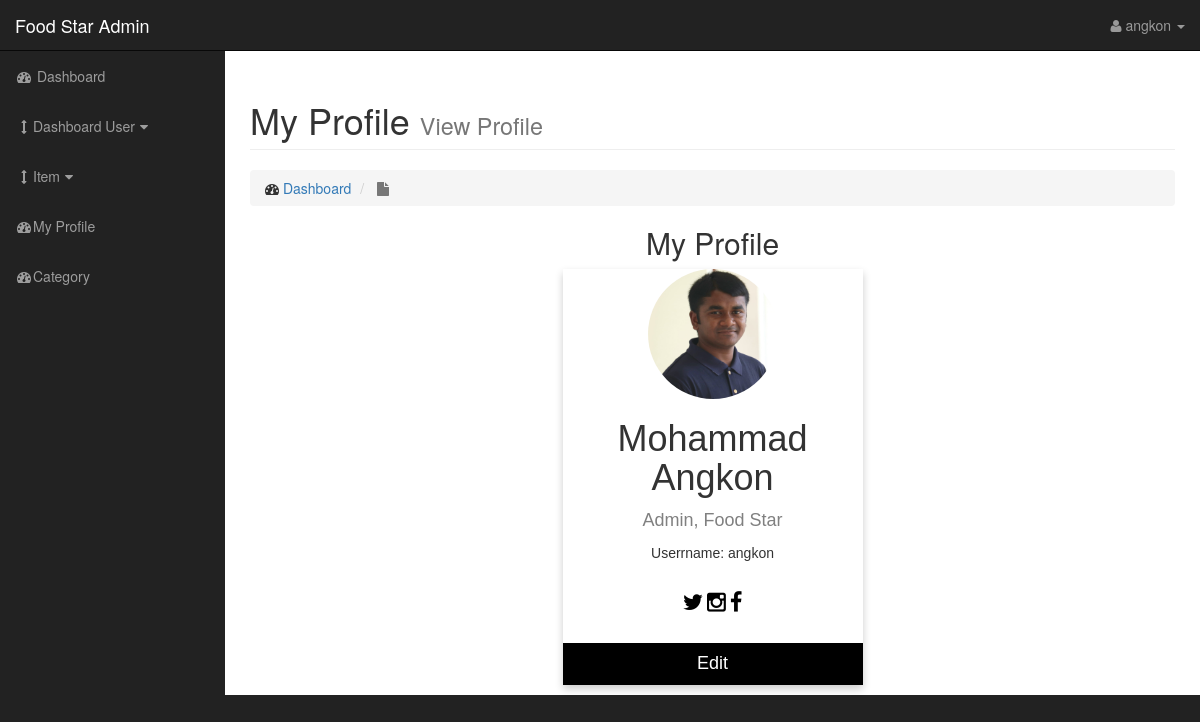
Page /admin/index.php (signed in) on the committed database.
### tables this page shows
CREATE TABLE `dashboard_user` (
  `user_id` int(11) NOT NULL,
  `user_name` varchar(255) NOT NULL,
  `user_role` varchar(255) NOT NULL,
  `user_password` varchar(255) NOT NULL,
  `user_full_name` varchar(255) DEFAULT NULL,
  `user_fb` varchar(255) DEFAULT NULL,
  `user_twiter` varchar(255) DEFAULT NULL,
  `user_insta` varchar(255) DEFAULT NULL,
  `user_img` text DEFAULT NULL
);

### lib/database.php (called while the page is built, shortened)
<?php
Class Database{
	public $host   = DB_HOST;
	public $user   = DB_USER;
	public $pass   = DB_PASS;
	public $dbname = DB_NAME;
	public $link;
	private function connectDB(){
	$this->link = new mysqli($this->host, $this->user, $this->pass, $this->dbname);
 }
	public function select($query){
		$result = $this->link->query($query) or die($this->link->error.__LINE__);
		if($result->num_rows > 0){
			return $result;
		} else {
			return false;
		}
	}
}

### lib/session.php (called while the page is built, shortened)
<?php
class Session{
	public static function get($key){
		if(isset($_SESSION[$key])){
			return $_SESSION[$key];
		}else{
			return false;
		}
	}
}
 ?>

### admin/index.php (the view, shortened to what this page needs)
<?php include "include/header.php" ?>
<?php
$useridnew=Session::get('userId');
 ?>
            <?php include "include/sidebar.php" ?>
        <div id="page-wrapper">
            <div class="container-fluid">
                <div class="row">
                    <div class="col-lg-12">
                        <h1 class="page-header">
                            My Profile
                            <small>View Profile</small>
                        </h1>
                        <ol class="breadcrumb">
                            <li>
                                <i class="fa fa-dashboard"></i>  <a href="dashboard.php">Dashboard</a>
                            </li>
                            <li class="active">
                                <i class="fa fa-file"></i>
                            </li>
                        </ol>
                        <?php
                        	$query = "select * from dashboard_user where user_id = $useridnew ";
                        	$result = $db->select($query);
                        	if ($result) {
                        		$row = $result->fetch_array();
                                $user_name = $row['user_name'];
                                $user_role = $row['user_role'];
                                $user_full_name = $row['user_full_name'];
                                $user_fb = $row['user_fb'];
                                $user_twiter = $row['user_twiter'];
                                $user_insta = $row['user_insta'];
                                $user_phto = $row['user_img'];
                        	}
                         ?>
						<h2 style="text-align:center">My Profile</h2>
						<div class="card">
						  <img src="../images/team/<?php echo !empty($user_phto)?$user_phto:'empty.png'; ?>" alt="profile">
						  <h1><?php echo !empty($user_full_name)?$user_full_name:'Your Name'; ?></h1>
						  <p class="title"><?php echo $user_role.", Food Star" ?></p>
						  <p>Userrname: <?php echo $user_name; ?></p>
						  <div class="for_a" style="margin: 24px 0;">
						    <a href="https://twitter.com/<?php echo $user_twiter; ?>"><i class="fa fa-twitter"></i></a>
						    <a href="https://www.instagram.com/<?php echo $user_insta; ?>"><i class="fa fa-instagram"></i></a>
						    <a href="https://www.facebook.com/<?php echo $user_fb; ?>"><i class="fa fa-facebook"></i></a>
						  </div>
						  <a href="profile_edit.php?del_pro=<?php echo $useridnew; ?>"><button>Edit</button></a>
						</div>
                    </div>
                </div>
            </div>
        </div>
<?php include "include/footer.php" ?>

### admin/css/style.css (style rules this page uses)
.card { box-shadow: 0 4px 8px 0 rgba(0, 0, 0, 0.2); max-width: 300px; margin: auto; text-align: center; font-family: arial; }
.title { color: grey; font-size: 18px; }
.card button { border: none; outline: 0; display: inline-block; padding: 8px; color: white; background-color: #000; text-align: center; cursor: pointer; width: 100%; font-size: 18px; }
.for_a a { text-decoration: none; font-size: 22px; color: black; }
.card img { border-radius: 50% 50%; max-height: 130px; max-width: 150px; }

### admin/css/sb-admin.css (style rules this page uses)
body { margin-top: 100px; background-color: #222; }
@media (min-width:768px) { body { margin-top: 50px; } }
#page-wrapper { width: 100%; padding: 0; background-color: #fff; }
@media (min-width:768px) { #page-wrapper { padding: 10px; } }

### rows in the picture
dashboard_user: user_img (picture), user_full_name "Mohammad Angkon", user_role "Admin", user_name "angkon"

### other values in the picture
$username "angkon"
